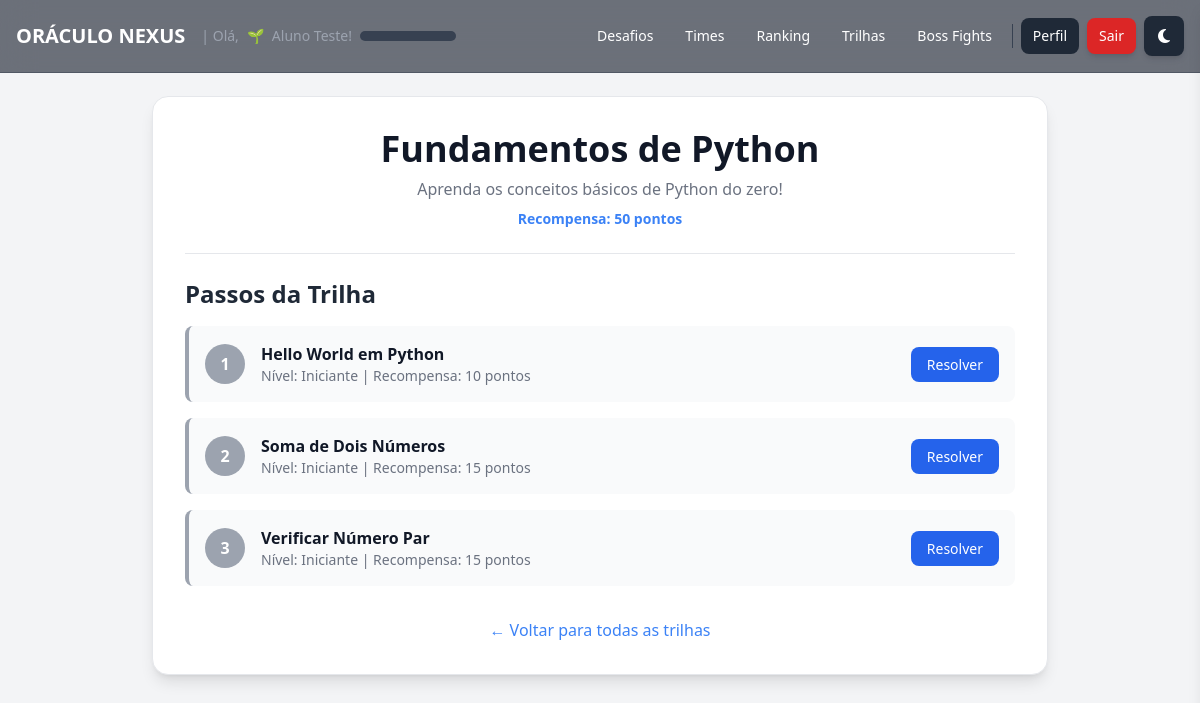
The page /path/1 (signed in) on the database its author committed.
### app.py (models this page shows)
class Level(db.Model):
    id = db.Column(db.Integer, primary_key=True)
    name = db.Column(db.String(50), unique=True, nullable=False)
    min_points = db.Column(db.Integer, unique=True, nullable=False, index=True)
    insignia = db.Column(db.String(255), nullable=True)  # URL ou emoji

class User(UserMixin, db.Model):
    id = db.Column(db.Integer, primary_key=True)
    name = db.Column(db.String(100), nullable=False)
    email = db.Column(db.String(100), unique=True, nullable=False)
    password = db.Column(db.String(200), nullable=False)
    is_admin = db.Column(db.Boolean, default=False)
    phone = db.Column(db.String(20))
    registered_at = db.Column(db.DateTime, default=datetime.utcnow)
    last_login = db.Column(db.DateTime)
    points = db.Column(db.Integer, default=0)
    level_id = db.Column(db.Integer, db.ForeignKey('level.id'), nullable=True)
    level = db.relationship('Level', backref='users')
    team_id = db.Column(db.Integer, db.ForeignKey('team.id'), nullable=True)
    avatar_url = db.Column(db.String(255), nullable=True)

class LearningPath(db.Model):
    id = db.Column(db.Integer, primary_key=True)
    name = db.Column(db.String(150), unique=True, nullable=False)
    description = db.Column(db.Text, nullable=True)
    reward_points = db.Column(db.Integer, default=100)
    is_active = db.Column(db.Boolean, default=True)
    challenges = db.relationship('PathChallenge', order_by='PathChallenge.step', cascade='all, delete-orphan', back_populates='path')

class PathChallenge(db.Model):
    path_id = db.Column(db.Integer, db.ForeignKey('learning_path.id'), primary_key=True)
    challenge_id = db.Column(db.Integer, db.ForeignKey('challenge.id'), primary_key=True)
    step = db.Column(db.Integer, nullable=False)
    challenge = db.relationship('Challenge')
    path = db.relationship('LearningPath', back_populates='challenges')

class Challenge(db.Model):
    id = db.Column(db.Integer, primary_key=True)
    title = db.Column(db.String(200), nullable=False)
    description = db.Column(db.Text, nullable=False)
    expected_answer = db.Column(db.String(500), nullable=False)
    points_reward = db.Column(db.Integer, default=10)
    level_required = db.Column(db.String(50), default='Iniciante')
    is_team_challenge = db.Column(db.Boolean, default=False)
    hint = db.Column(db.Text, nullable=True)
    hint_cost = db.Column(db.Integer, default=5)
    created_at = db.Column(db.DateTime, default=datetime.utcnow)
    challenge_type = db.Column(db.String(50), nullable=False, default='text')
    expected_output = db.Column(db.Text, nullable=True)

### app.py (the view)
@app.route('/path/<int:path_id>')
@login_required
def view_path(path_id):
    path = LearningPath.query.get_or_404(path_id)
    if not path.is_active and not current_user.is_admin:
        flash('Esta trilha de aprendizagem não está ativa no momento.', 'warning')
        return redirect(url_for('list_paths'))
    user_completed_challenges = {uc.challenge_id for uc in current_user.completed_challenges}
    return render_template('view_path.html', path=path, user_completed_challenges=user_completed_challenges)

### app.py (called while the page is built)
@login_manager.user_loader
def load_user(user_id):
    return User.query.get(int(user_id))

@app.context_processor
def inject_user_gamification_data():
    if current_user.is_authenticated and current_user.level:
        return dict(user_level_insignia=current_user.level.insignia)
    return dict(user_level_insignia='')

@app.context_processor
def inject_gamification_progress():
    if not current_user.is_authenticated:
        return {}
    progress_data = {'percentage': 0, 'next_level_points': None}
    if current_user.level:
        current_level = current_user.level
        next_level = Level.query.filter(Level.min_points > current_level.min_points).order_by(Level.min_points.asc()).first()
        if next_level:
            points_for_level = next_level.min_points - current_level.min_points
            points_achieved = current_user.points - current_level.min_points
            progress_data['percentage'] = max(0, min(100, (points_achieved / points_for_level) * 100 if points_for_level > 0 else 100))
            progress_data['next_level_points'] = next_level.min_points
        else:
            progress_data['percentage'] = 100
    return dict(progress=progress_data)

### templates/view_path.html (shortened to what this page needs)
{% extends "base_user.html" %}
{% block content %}
<div class="w-full max-w-4xl mx-auto">
    <div class="bg-white dark:bg-gray-800 p-8 rounded-2xl shadow-lg border dark:border-gray-700">
        <div class="text-center mb-6">
            <h1 class="text-4xl font-bold text-gray-900 dark:text-white">{{ path.name }}</h1>
            <p class="text-gray-500 dark:text-gray-400 mt-2">{{ path.description }}</p>
            <p class="text-sm text-blue-500 dark:text-blue-400 font-semibold mt-2">Recompensa: {{ path.reward_points }} pontos</p>
        </div>
        <div class="border-t border-gray-200 dark:border-gray-700 pt-6">
            <h2 class="text-2xl font-semibold mb-4 text-gray-800 dark:text-gray-200">Passos da Trilha</h2>
            <div class="space-y-4">
                {% for pc in path.challenges %}
                <div class="flex items-center justify-between p-4 rounded-lg {% if pc.challenge_id in user_completed_challenges %}bg-green-50 dark:bg-green-900/50 border-l-4 border-green-500{% else %}bg-gray-50 dark:bg-gray-700/50 border-l-4 border-gray-400{% endif %}">
                    <div class="flex items-center">
                        <div class="flex-shrink-0 mr-4">
                            {% if pc.challenge_id in user_completed_challenges %}
                                <div class="w-10 h-10 rounded-full bg-green-500 text-white flex items-center justify-center">
                                    <i class="fas fa-check"></i>
                                </div>
                            {% else %}
                                <div class="w-10 h-10 rounded-full bg-gray-400 dark:bg-gray-600 text-white flex items-center justify-center font-bold">
                                    {{ pc.step }}
                                </div>
                            {% endif %}
                        </div>
                        <div>
                            <h3 class="font-semibold text-gray-900 dark:text-white">{{ pc.challenge.title }}</h3>
                            <p class="text-sm text-gray-500 dark:text-gray-400">Nível: {{ pc.challenge.level_required }} | Recompensa: {{ pc.challenge.points_reward }} pontos</p>
                        </div>
                    </div>
                    <div>
                        <a href="{{ url_for('list_challenges') }}" class="px-4 py-2 text-sm font-medium rounded-lg {% if pc.challenge_id in user_completed_challenges %}bg-gray-200 dark:bg-gray-600 text-gray-600 dark:text-gray-300 cursor-not-allowed{% else %}bg-blue-600 hover:bg-blue-700 text-white transition{% endif %}">
                            {{ 'Completo' if pc.challenge_id in user_completed_challenges else 'Resolver' }}
                        </a>
                    </div>
                </div>
                {% else %}
                <p class="text-center text-gray-500 dark:text-gray-400">Esta trilha ainda não tem desafios.</p>
                {% endfor %}
            </div>
        </div>
        <div class="mt-8 text-center">
            <a href="{{ url_for('list_paths') }}" class="text-blue-500 dark:text-blue-400 hover:underline">&larr; Voltar para todas as trilhas</a>
        </div>
    </div>
</div>
{% endblock %}

### templates/base_user.html (shortened to what this page needs)
<!DOCTYPE html>
<html lang="pt-BR" class="">
<head>
    <script src="https://cdn.tailwindcss.com"></script>
    <link href="{{ url_for('static', filename='styles.css') }}" rel="stylesheet">
    <link rel="stylesheet" href="https://cdnjs.cloudflare.com/ajax/libs/font-awesome/6.4.2/css/all.min.css">
</head>
<body class="bg-gray-100 dark:bg-gray-900 text-gray-900 dark:text-gray-100 flex flex-col min-h-screen font-sans">
    <header class="fixed top-0 left-0 right-0 z-20 bg-gray-900/60 backdrop-blur-lg border-b border-gray-700/50 p-4 flex justify-between items-center text-white">
        <div class="flex items-center space-x-4">
            <a href="{{ url_for('index') }}" class="text-xl font-bold hover:text-gray-300 transition">ORÁCULO NEXUS</a>
            <div class="text-sm text-gray-400 hidden lg:flex items-center space-x-2">
                <span>| Olá,</span>
                {% if current_user.level and current_user.level.insignia %}
                    {% if 'cloudinary' in current_user.level.insignia %}
                        <img src="{{ current_user.level.insignia }}" alt="{{ current_user.level.name }}" class="w-5 h-5 rounded-full inline-block">
                    {% else %}
                        <span>{{ current_user.level.insignia }}</span>
                    {% endif %}
                {% endif %}
                <span>{{ current_user.name }}!</span>
                <div class="w-24 bg-gray-700 rounded-full h-2.5 ml-2" title="{{ progress.percentage|round(1) }}%">
                </div>
            </div>
        </div>
        <nav class="hidden md:flex items-center space-x-2">
            <a href="{{ url_for('list_challenges') }}" class="text-sm px-3 py-2 rounded-lg hover:bg-gray-700 transition">Desafios</a>
            <a href="{{ url_for('teams_list') }}" class="text-sm px-3 py-2 rounded-lg hover:bg-gray-700 transition">Times</a>
            <a href="{{ url_for('ranking') }}" class="text-sm px-3 py-2 rounded-lg hover:bg-gray-700 transition">Ranking</a>
            <a href="{{ url_for('list_paths') }}" class="text-sm px-3 py-2 rounded-lg hover:bg-gray-700 transition">Trilhas</a>
            <a href="{{ url_for('list_boss_fights') }}" class="text-sm px-3 py-2 rounded-lg hover:bg-gray-700 transition">Boss Fights</a>
            <a href="{{ url_for('profile') }}" class="text-sm px-3 py-2 bg-gray-800 text-white rounded-lg hover:bg-gray-700 transition">Perfil</a>
            <a href="{{ url_for('logout') }}" class="text-sm px-3 py-2 bg-red-600 text-white rounded-lg hover:bg-red-500 transition shadow-md">Sair</a>
            <button id="theme-toggle" title="Alternar tema" class="w-10 h-10 flex items-center justify-center bg-gray-800 rounded-lg hover:bg-gray-700 transition shadow-md">
                <i class="fas fa-moon"></i>
            </button>
        </nav>
    </header>
    <main class="flex-1 flex flex-col items-center pt-24 pb-4 px-4 w-full">
        {% block content %}{% endblock %}
    </main>
</body>
</html>

### static/styles.css (style rules this page uses)
:root { --primary-500: #3b82f6; --primary-600: #2563eb; --success-500: #10b981; --error-500: #ef4444; --bg-light-primary: #f3f4f6; --bg-light-secondary: #ffffff; --bg-light-tertiary: #f9fafb; --text-light-primary: #111827; --text-light-secondary: #6b7280; --border-light: #e5e7eb; --chat-user-bubble-bg: linear-gradient(135deg, #3b82f6, #60a5fa); --chat-bot-bubble-bg: #f3f4f6; --chat-welcome-bubble-bg: #eef2ff; --font-family-base: 'Inter', -apple-system, BlinkMacSystemFont, 'Segoe UI', Roboto, sans-serif; }
*, *::before, *::after { box-sizing: border-box; margin: 0; padding: 0; }
html { scroll-behavior: smooth; }
body { font-family: var(--font-family-base); line-height: 1.6; background-color: var(--bg-light-primary); color: var(--text-light-primary); transition: background-color 0.3s, color 0.3s; }

### rows shown on the page
Level: level.insignia "🌱"
User: name "Aluno Teste"
LearningPath: name "Fundamentos de Python", description "Aprenda os conceitos básicos de Python do zero!", reward_points "50"
PathChallenge: step "1", challenge "Hello World em Python", challenge.level_required "Iniciante", challenge.points_reward "10", challenge_id "Resolver"
PathChallenge: step "2", challenge "Soma de Dois Números", challenge.level_required "Iniciante", challenge.points_reward "15", challenge_id "Resolver"
PathChallenge: step "3", challenge "Verificar Número Par", challenge.level_required "Iniciante", challenge.points_reward "15", challenge_id "Resolver"
